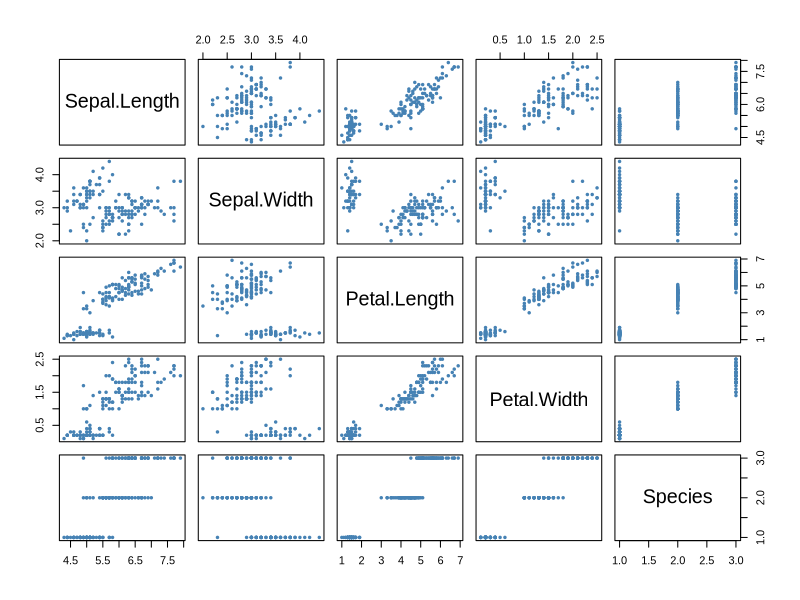

This chart was generated by the following R code:
## ---- chunk 1
par(family= "Arial")
plot(iris, pch=20, cex=.75, col="steelblue")
1 + 1
